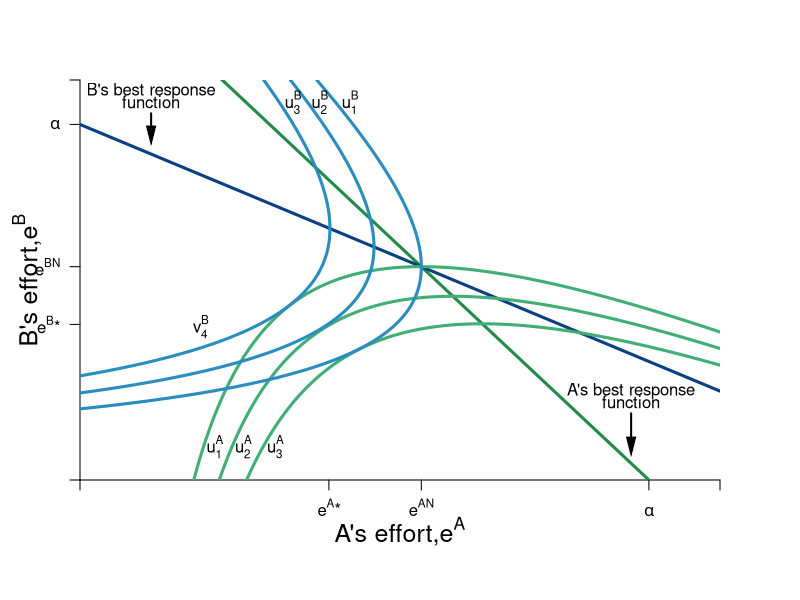

The R source for this figure:
#Graph Designer: Simon Halliday & Madeleine Wettach '20
#Authors: Bowles, Foley and Halliday
#Title: Coordination, Conflict and Competition: A Text in Microeconomics

require(shape)
pdf(file = "coordination_failures/step_by_step_graphs_6/coord_brfs_utilities_step2.pdf", width = 9, height = 7)

#Set parameters for graphics
axislabelsize <- 1.5
graphlinewidth <- 3
segmentlinewidth <- 2

COL <- c("#7fc97f", "#beaed4", "#fdc086", "#ffff99", "#386cb0", "#f0027f", "#bf5b17", "#666666")
COLA <- c("#99d8c9","#66c2a4","#41ae76", "#238b45", "#005824")
COLB <- c("#4eb3d3", "#2b8cbe", "#0868ac","#084081")

par(mar =  c(6, 4, 4, 4))

uA <- function(ea, eb, alpha = 16, beta = 1/24) {
  alpha*(1 - beta*eb)*ea - 0.5*(ea)^2
}

uB <- function(ea, eb, alpha = 16, beta = 1/24) {
  alpha*(1 - beta*ea)*eb - 0.5*(eb)^2
}

brfB <- function(ea, alpha = 16, beta = 1/24) {
  alpha*(1 - beta*ea)
}

brfA <- function(ea, alpha = 16, beta = 1/24) {
  (alpha - ea)/(alpha * beta)
}

brfPE <- function(ea, alpha = 16, beta = 1/12) {
  alpha*(1 - beta*ea)
}

indiffeA <- function(ea, alpha = 16, beta = 1/24, uA = 46.08) {
  1/beta - (0.5*ea)/(alpha*beta) - uA/(alpha*beta*ea)
}

indiffB <- function(eb, alpha = 16, beta = 1/24, uB = 46.08) {
  (alpha*eb - uB - 0.5*eb^2)/(alpha*beta*eb)
}

indiffB2 <- function(ea, alpha = 16, beta = 1/24, uB = 46.08) {
  sqrt(alpha^2*(beta*ea - 1)^2 - 2*uB) - alpha*beta*ea + alpha
}

indiffB3 <- function(ea, alpha = 16, beta = 1/24, uB = 46.08) {
  -sqrt(alpha^2*(beta*ea - 1)^2 - 2*uB) - alpha*beta*ea + alpha
}


#Input into Wolfram Alpha: solve for x y = 1/b - (0.5*x)/(a*b) - u/(a*b*x)

# indiffAlowB <- function(eb, alpha = 16, beta = 1/24, uA = 46.08) {
#   0.5*(-sqrt((2*alpha*beta*eb - 2*alpha)^2 - 8*uA)) - 2*alpha*beta*eb + 2*alpha
# }
# 
# indiffAlow <- function(ea, alpha = 16, beta = 1/24, uA = 46.08) {
#   0.5*(-sqrt((2*alpha*beta*ea - 2*alpha)^2 - 8*uA)) - 2*alpha*beta*ea + 2*alpha
# }
# 
# indiffAgain <- function(ea, alpha = 16, beta = 1/24, uA = 46.08) {
#   (-2*alpha*ea +2*uA + ea^2 )/ ( 2 * alpha * beta * ea)
# }

xlims <- c(0, 18)
ylims <- c(0, 18)

npts <- 501 
x <- seq(xlims[1], xlims[2], length.out = npts)
y <- seq(ylims[1], ylims[2], length.out = npts) 
a <- c(46.08, 55, 64)
b <- c(46.08, 55, 64)


#B's value when at A's bliss point
#0.35*log(5.88) + 0.35*log(8.88) + 0.5*log(10 - 5.88) + 0.5*log(15 - 8.88) 

#B's bliss point x = 4.11765; y = 6.17647
#A's value when at A's bliss point
#0.5*log(4.11765) + 0.5*log(6.17647) + 0.35*log(10 - 4.11765) + 0.35*log(15 - 6.17647) 


plot(0, 0, xlim = xlims, ylim = ylims, type = "n",
     xlab = expression(paste("")),
     ylab = expression(paste("")), 
     xaxt = "n", 
     yaxt = "n", 
     cex.lab = axislabelsize, 
     bty = "n",
     xaxs="i", 
     yaxs="i")

# ticksy <- seq(from = 0, to = ylims[2], by = 2)
# ylabels <- seq(from = 0, to = ylims[2], by = 2)
# ticksx <- seq(from = 0, to = xlims[2], by = 2)
# xlabels <- seq(from = 0, to = xlims[2], by = 2)
ticksy <- c(0, 7, 9.6, 16, 18)
ylabels <- c(NA, expression(paste(e^B,"*")), expression(paste(e^{BN})), expression(paste(alpha)), NA)
ticksx <- c(0, 7, 9.6, 16, 18)
xlabels <- c(NA, expression(paste(e^A,"*")), expression(paste(e^{AN})), expression(paste(alpha)), NA)


axis(1, at = ticksx, pos = 0, labels = xlabels)
axis(2, at = ticksy, pos = 0, labels = ylabels, las = 1)

npts <- 500 
xx1 <- seq(xlims[1], xlims[2], length.out = npts)


#I need something like xx1 with npts for 
##xpoly1 <- seq(from = 4.1, to = 9.6, length.out = 500)
##ypoly1 <- indiffA(xpoly1, uA = 46.08, alpha = 16, beta = 1/24)
##ypoly2 <- indiffB3(xpoly1, uB = 46.08, alpha = 16, beta = 1/24)
##polygon(x = c(xpoly1, rev(xpoly1)), y = c(ypoly1, rev(ypoly2)), col=COL[4], density=NULL, border = NA)



lines(xx1, brfA(xx1, alpha = 16, beta = 1/24), col = COLA[4], lwd = graphlinewidth)
lines(xx1, brfB(xx1, alpha = 16, beta = 1/24), col = COLB[4], lwd = graphlinewidth)
#lines(xx1, indiffA(xx1, alpha = 16, beta = 1/24, uA = 46.08), col = COL[2], lwd = graphlinewidth)
#lines(xx1, indiffB(xx1, alpha = 16, beta = 1/24, uB = 42), col = COL[2], lwd = graphlinewidth)
#lines(xx1, indiffB2(xx1, alpha = 16, beta = 1/24, uB = 46.08), col = COL[2], lwd = graphlinewidth)
#lines(xx1, indiffB3(xx1, alpha = 16, beta = 1/24, uB = 46.08), col = COL[2], lwd = graphlinewidth)
#lines(xx1, indiffAlow(xx1, uA = 42, alpha = 16, beta = 1/24), col = COL[2], lwd = graphlinewidth)
#lines(xx1, indiffAgain(xx1, uA = 42, alpha = 16, beta = 1/24), col = COL[2], lwd = graphlinewidth)


#persp(x, y, outer(x, y, u), ticktype="detailed") 
contour(y, x, 
        outer(x, y, uA),
        #labels = c("v1", "v2", "v3"),
        drawlabels = FALSE,
        col = COLA[3],
        #xlab = expression(paste("A's Apples, ", x)),
        #ylab = expression(paste("A's Oranges, ", y)),
        #cex.lab = axislabelsize,
        lwd = graphlinewidth,
        levels = a, 
        xaxs="i", 
        yaxs="i", 
        add = TRUE) 

mtext(expression(paste("A's effort,", e^A)), side=1, line = 2.5, cex = axislabelsize)
text(-1.5, 9, expression(paste("B's effort,", e^B)), xpd = TRUE, cex = axislabelsize, srt = 90) 

#Add arrows:
#arrows(-0.8, 10, -0.8, 14, xpd = TRUE, length=0.1,angle=40,lwd=3)
#arrows(6.2, -1.7, 9, -1.7, xpd = TRUE, length=0.1,angle=40,lwd=3)


contour(x, y, 
        outer(x, y, uB),
        #labels = c("v1", "v2", "v3"),
        drawlabels = FALSE,
        col = COLB[2],
        #xlab = expression(paste("")),
        #ylab = expression(paste("")),
        lwd = graphlinewidth,
        levels = b, 
        add = TRUE
        #xaxs="i", 
        #yaxs="i"
) 


#segments(4.11765, 6.17647, 5.88, 8.88, lty = 1, col = COL[2] , lwd = graphlinewidth)
##text(7.3, 3, expression("Pareto Efficient"))
##text(7.3, 2.4, expression("Curve"))
##Arrows(7.3, 3.5, 7.3, 6.1, col = "black", lty = 1, lwd = 2, arr.type = "triangle", arr.lwd = 0.5)

#Label the iso-welfare functions for the HG, Aisha
text(3.8, 1.5, expression(u[1]^A))
text(4.6, 1.5, expression(u[2]^A))
text(5.5, 1.5, expression(u[3]^A))
#text(6.6, 8.3, expression(u[4]^A))

#Label the indifference curves for the HG, Betty
text(7.6, 17, expression(u[1]^B))
text(6.75, 17, expression(u[2]^B))
text(6, 17, expression(u[3]^B))
text(3.4, 6.9, expression(v[4]^B))

#Label Nash Equilibrium 
##segments(0, 9.6, 9.6, 9.6, lty = 2, col = "gray" , lwd = segmentlinewidth)
##segments(9.6, 0, 9.6, 9.6, lty = 2, col = "gray" , lwd = segmentlinewidth)
##points(9.6, 9.6, pch = 16, col = "black", cex = 1.5)
##text(11.3, 10.1, expression(paste("Nash Equilibrium")))
##text(9.3, 9.3, expression(paste("n")))


#Annotate Pareto Efficient Curve and relevant points
##segments(8, 6, 6, 8, lty = 1, col = COL[2] , lwd = graphlinewidth)
##points(6, 8, pch = 16, col = "black", cex = 1.5)
##text(6, 8.5, expression(paste("g")))

##points(8, 6, pch = 16, col = "black", cex = 1.5)
##text(7, 7.5, expression(paste("i")))

##points(7, 7, pch = 16, col = "black", cex = 1.5)
##text(8, 6.5, expression(paste("f")))

#points(5.84, 8.77, pch = 16, col = "black", cex = 1.5)

#A's brf
text(2, 17.5, expression(paste("B's best response")))
text(2, 17, expression(paste("function")))
Arrows(2, 16.5, 2, 15.5, col = "black", lty = 1, lwd = 2, arr.type = "triangle", arr.lwd = 0.5)

#B's brf
text(15.5, 4, expression(paste("A's best response")))
text(15.5, 3.5, expression(paste("function")))
Arrows(15.5, 3, 15.5, 1.5, col = "black", lty = 1, lwd = 2, arr.type = "triangle", arr.lwd = 0.5)


dev.off()
